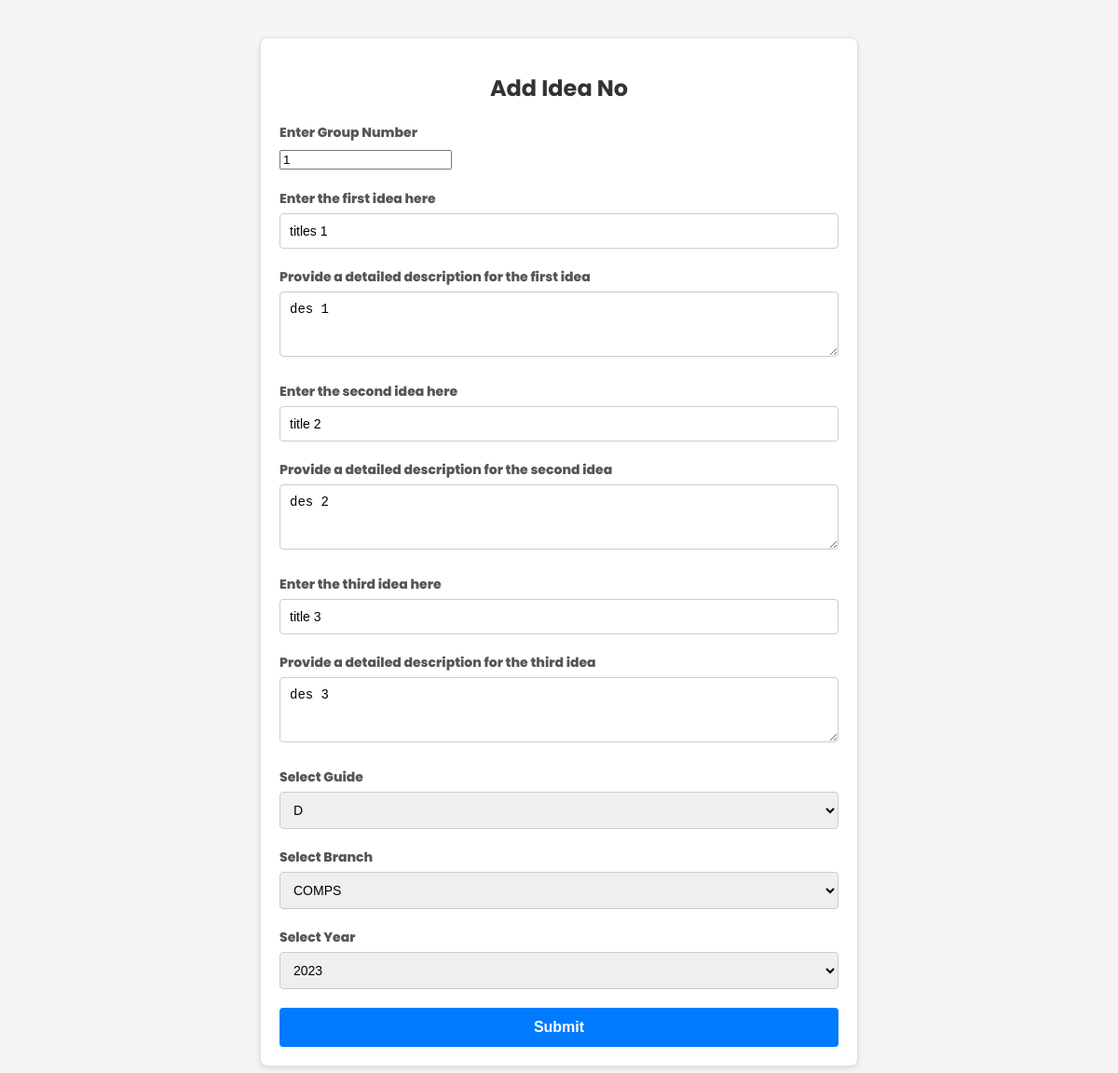
The app's page /update_idea_no/1/ with its own data.
### present/models.py (models this page shows, shortened)
class Sy_add_idea_no(models.Model):
    Add_sy_group_no = models.IntegerField()
    CHOICES_GUIDE = [
        ('0', 'None'),
        ('1', 'A'),
        ('2', 'B'),
        ('3', 'C'),
        ('4', 'D'),
        ('5', 'E'),
    ]
    CHOICES_BRANCH = [
        ('0', 'NONE'),
        ('1', 'IT'),
        ('2', 'COMPS'),
        ('3', 'AIDS'),
        ('4', 'EXTC'),
    ]
    CHOICES_YEAR = [
        ('0', 'None'),
        ('1', '2023'),
        ('2', '2024'),
        ('3', '2025'),
        ('4', '2026'),
        ('5', '2027'),
        ('6', '2028'),
        ('7', '2029'),
        ('8', '2030'),
        ('9', '2031'),
        ('10', '2032'),
    ]
    sy_idea_1 = models.CharField(max_length=60)
    sy_idea_1_des = models.TextField(max_length=300)
    sy_idea_2 = models.CharField(max_length=60)
    sy_idea_2_des = models.TextField(max_length=300)
    sy_idea_3 = models.CharField(max_length=60)
    sy_idea_3_des = models.TextField(max_length=300)
    choices_guide = models.CharField(
        max_length=20,
        choices=CHOICES_GUIDE,
        default='0'
    )
    choices_branch = models.CharField(
        max_length=20,
        choices=CHOICES_BRANCH,
        default='0'
    )
    choices_year = models.CharField(
        max_length=20,
        choices=CHOICES_YEAR,
        default='0'
    )

### present/views.py (the view)
# urls.py: path('update_idea_no/<int:pk>/', views.update_idea_no, name='update_idea_no'),
def update_idea_no(request, pk=None):
    idea_no_instance = get_object_or_404(Sy_add_idea_no, pk=pk)
    if request.method == "POST":
        form = Sy_add_idea_no_form(request.POST, instance=idea_no_instance)
        if form.is_valid():
            form.save()
            return redirect('add_idea_no_listz')
        else:
            print(form.errors)  # Debug form errors
            print(request.POST)  # Debug POST data
    else:
        form = Sy_add_idea_no_form(instance=idea_no_instance)
    return render(request, 'myapp/add_idea_no.html', {'form': form})

### present/myapp/templates/myapp/add_idea_no.html (shortened to what this page needs)
<!DOCTYPE html>
<html lang="en">
<head>
    {% load static %}
    <link rel="stylesheet" href="{% static 'css/add_idea_no.css' %}">
</head>
<body>
    <div class="form-container">
        <h1>Add Idea No</h1>
        <form method="post">
            {% for field in form %}
                <div class="form-group">
                    <label for="{{ field.id_for_label }}" class="form-label">{{ field.label }}</label>
                    {{ field }}
                </div>
            {% endfor %}
            <button type="submit" class="form-submit">Submit</button>
        </form>
    </div>
</body>
</html>

### present/myapp/templates/static/css/add_idea_no.css (style rules this page uses)
body { font-family: 'Poppins', sans-serif; background-color: #f4f4f4; margin: 0; padding: 0; }
.form-container { max-width: 1500px; width: 50%; margin: 40px auto; padding: 20px; border: 1px solid #e0e0e0; border-radius: 8px; background-color: #fff; box-shadow: 0 2px 5px rgba(0, 0, 0, 0.1); }
h1 { font-size: 24px; color: #333; margin-bottom: 20px; text-align: center; }
.form-group { margin-bottom: 20px; }
.form-label { font-size: 14px; color: #555; font-weight: 800; margin-bottom: 5px; display: block; }
.form-control { width: 100%; padding: 10px; border: 1px solid #ccc; border-radius: 4px; font-size: 14px; box-sizing: border-box; }
textarea.form-control { resize: vertical; }
.form-submit { background-color: #007bff; color: #fff; padding: 12px 20px; border: none; border-radius: 4px; cursor: pointer; font-size: 16px; font-weight: bold; width: 100%; }

### records on screen
Sy_add_idea_no: form "1" "titles 1" "des 1" "title 2" "des 2" "title 3" "des 3" "D" "COMPS" "2023"

### other values on screen
{{ field.label }} "Enter Group Number" "Enter the first idea here" "Provide a detailed description for the first idea" "Enter the second idea here" "Provide a detailed description for the second idea" "Enter the third idea here" "Provide a detailed description for the third idea" "Select Guide" "Select Branch" "Select Year"
